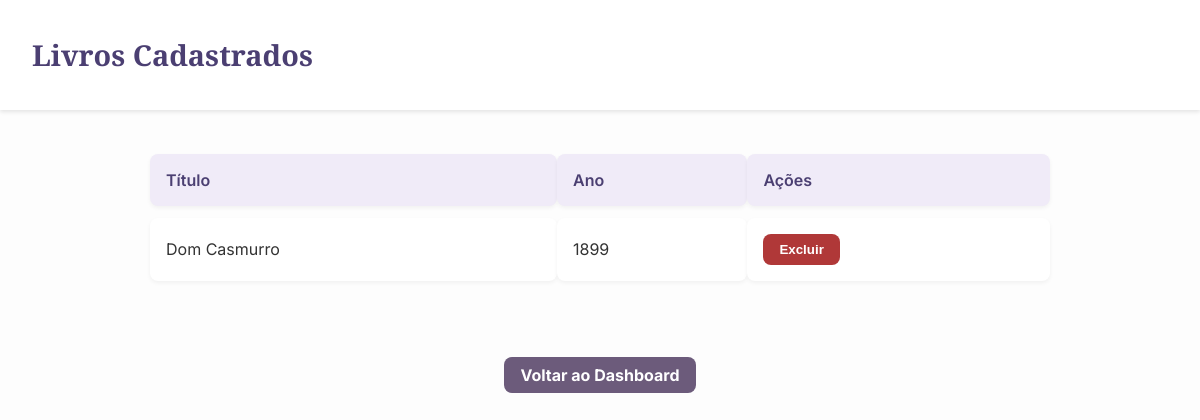
The page /livros on the database as committed earlier.
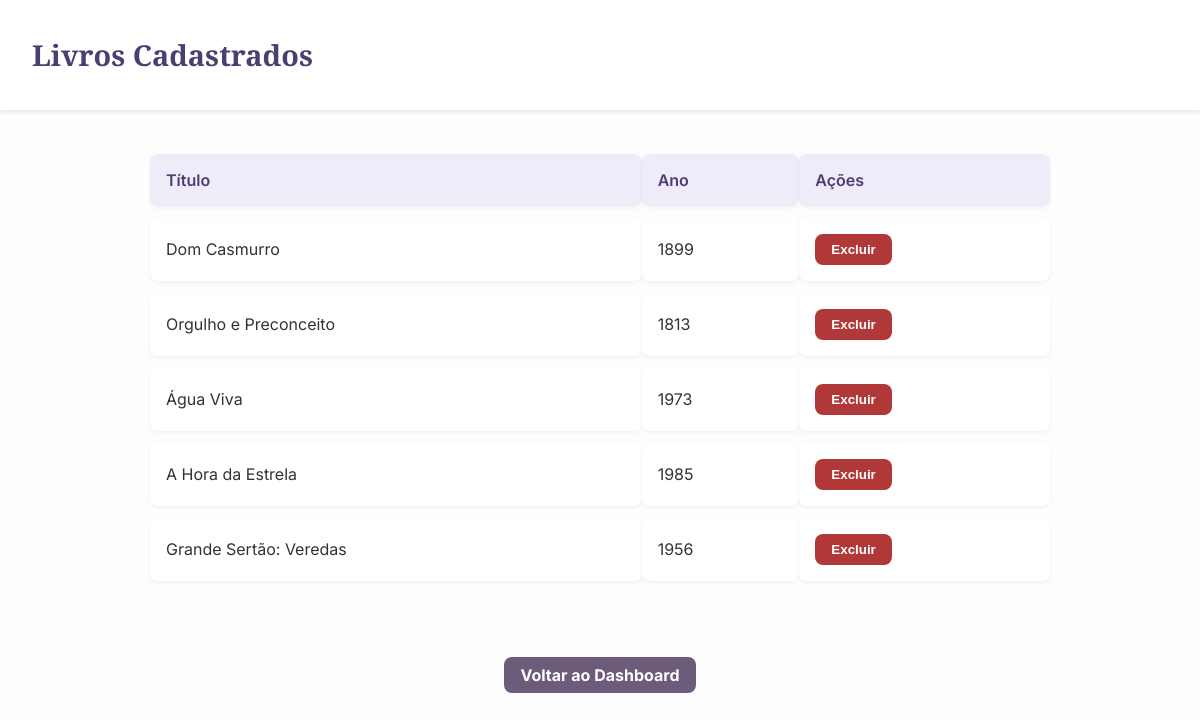
The same page on the database as committed later.
### models.py (models this page shows)
class Livro(Base):
    __tablename__ = "livros"
    id = Column(Integer, primary_key=True, index=True)
    titulo = Column(String, nullable=False)
    descricao = Column(Text)
    ano_publicacao = Column(Integer)
    genero = Column(String)
    capa_url = Column(String)
    autor_id = Column(Integer, ForeignKey("autores.id"))
    disponibilidade = Column(Boolean, default=True)
    autor = relationship("Autor", back_populates="livros")
    emprestimos = relationship("Emprestimo", back_populates="livro")

### routers/livros.py (the view)
@router.get("/", response_model=List[schemas.Livro])
def listar_livros(skip: int = 0, limit: int = 100, db: Session = Depends(get_db)):
    return crud.listar_livros(db, skip=skip, limit=limit)

### templates/livros.html (shortened to what this page needs)
<!DOCTYPE html>
<html lang="pt-BR">
<head>
</head>
<body>
<header>
  <h1>Livros Cadastrados</h1>
</header>
<div class="container">
  <table>
  <thead>
    <tr>
      <th>Título</th>
      <th>Ano</th>
      <th>Ações</th>
    </tr>
  </thead>
  <tbody>
    {% for livro in livros %}
    <tr>
      <td>{{ livro.titulo }}</td>
      <td>{{ livro.ano_publicacao }}</td>
      <td>
        <form method="post" action="/livros/{{ livro.id }}/deletar" onsubmit="return confirm('Tem certeza que deseja excluir este livro?');">
          <button type="submit">Excluir</button>
        </form>
      </td>
    </tr>
    {% endfor %}
  </tbody>
</table>
</div>
<a href="/dashboard" class="voltar">Voltar ao Dashboard</a>
</body>
</html>

Rows that differ between the two databases and show on the page:
added Livro: titulo "Orgulho e Preconceito", ano_publicacao "1813"
added Livro: titulo "Água Viva", ano_publicacao "1973"
added Livro: titulo "A Hora da Estrela", ano_publicacao "1985"
added Livro: titulo "Grande Sertão: Veredas", ano_publicacao "1956"
